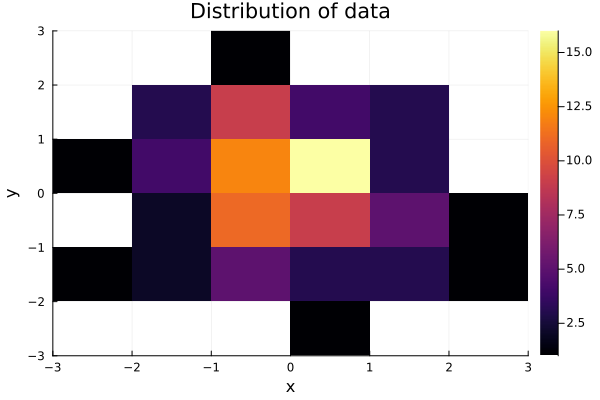

Here is the Julia script that generated this plot:
using Plots

x = randn(100)
y = randn(100)
histogram2d(x, y, label="Experimental values")
title!("Distribution of data")
xlabel!("x")
ylabel!("y")
savefig("03-2Dhistogram.png")
